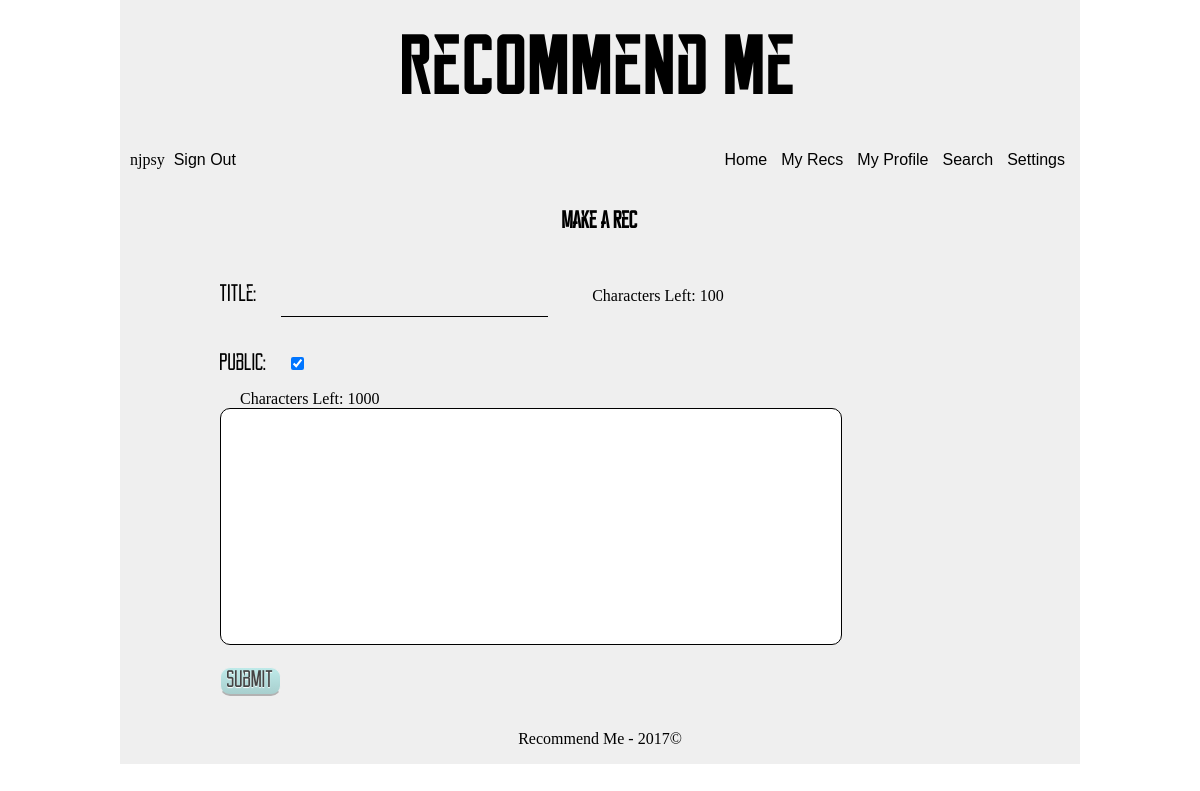
Before: /personal/post (signed in) with the older database file.
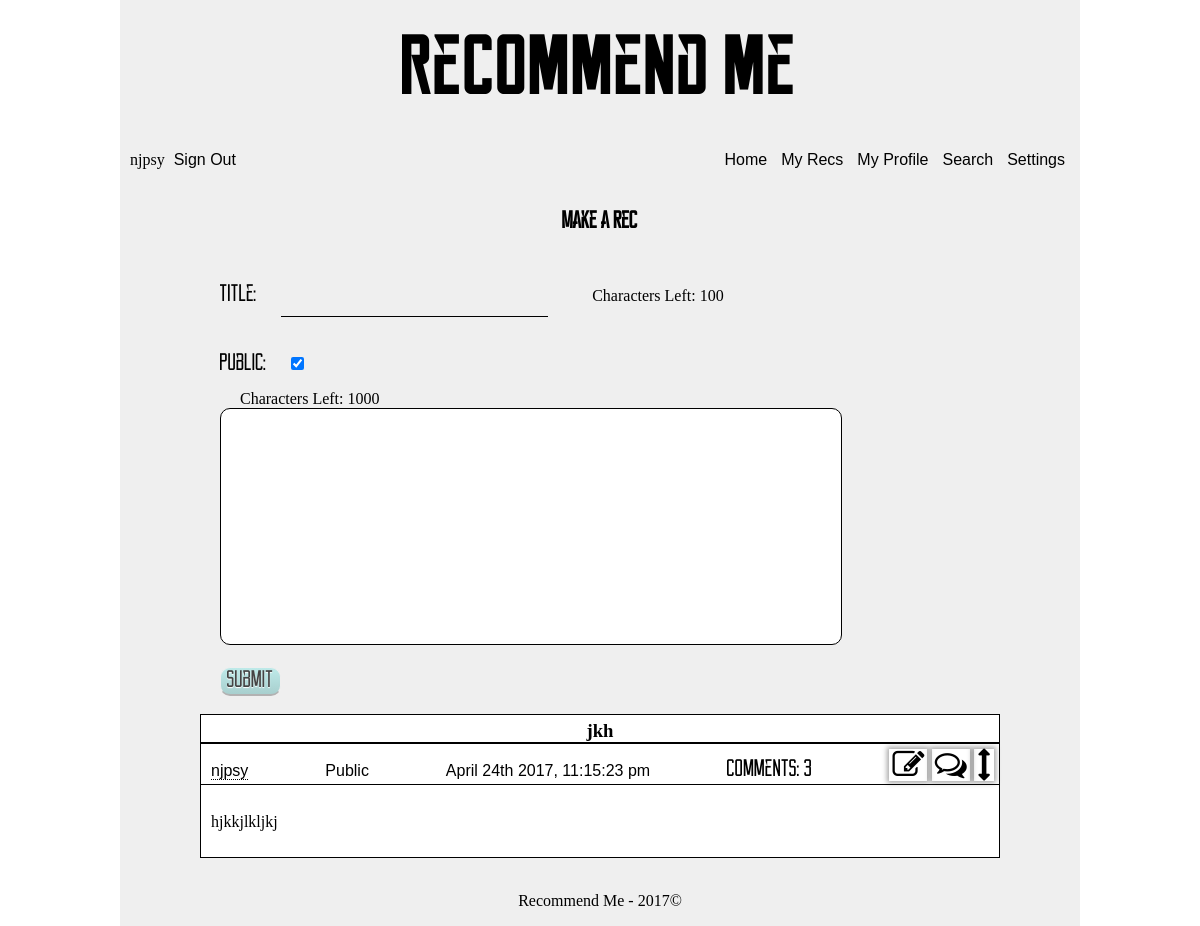
After: the same page with the newer database file.
### app/models.py (models this page shows, shortened)
class Recommendation(db.Model):
    __tablename__ = 'recommendation'
    id = db.Column(db.INTEGER, primary_key=True)
    made_private = db.Column(db.BOOLEAN, default=False)
    new_comment = db.Column(db.BOOLEAN, default=False)
    text = db.Column(db.TEXT)
    timestamp = db.Column(db.DATETIME, index=True, default=datetime.utcnow)
    title = db.Column(db.String(64))
    user_id = db.Column(db.INTEGER, db.ForeignKey('user.id'))
    verification = db.Column(db.INTEGER)
    user = db.relationship('User', backref=backref('recommendation', lazy='dynamic'))
    def prepare_comments(self):
        prep_query = self.comment\
            .filter(Comment.verification > 0)\
            .order_by(desc(Comment.timestamp))
        d_c = prep_query\
            .paginate(1, per_page=5, error_out=False)
        count = prep_query.count()
        return (d_c, count)

class User(UserMixin, db.Model):
    __tablename__ = 'user'
    id = db.Column(db.INTEGER, primary_key=True)
    username = db.Column(db.String, unique=True, index=True)
    email = db.Column(db.String, unique=True, index=True)
    about_me = db.Column(db.TEXT)
    api = db.Column(db.String())
    confirmed = db.Column(db.BOOLEAN, default=False)
    display = db.Column(db.INTEGER, default=10)
    invalid_logins = db.Column(db.INTEGER, default=0)
    last_login = db.Column(db.DATETIME, default=datetime.utcnow)
    member_since = db.Column(db.DATETIME, default=datetime.utcnow)
    password_hash = db.Column(db.String(128))
    role_id = db.Column(db.INTEGER, db.ForeignKey('role.id'))
    updates = db.Column(db.BOOLEAN, default=True)
    role = db.relationship('Role', backref=backref('user', lazy='dynamic'))
    @property
    def password(self):
        raise AttributeError('password is hashed')

### app/personal/views.py (the view, shortened to what this page needs)
@personal.route('/post', methods=['GET', 'POST'])
@login_required
def post():
    form = PostForm(request.form)
    display_recs = Recommendation.query\
        .filter(Recommendation.verification>0,
            Recommendation.user_id==current_user.id)\
        .order_by(desc(Recommendation.timestamp))\
        .paginate(1, per_page=current_user.display, error_out=False)
    return render_template('personal/post.html', form=form, display=display_recs)

### app/personal/forms.py
class PostForm(FlaskForm):
    public = BooleanField('Public: ')
    submit = SubmitField('Submit')
    text = TextAreaField('Rec: ', validators=[validators.DataRequired()])
    title = StringField('Title: ', validators=[validators.DataRequired()])

### app/auth/views.py (called while the page is built)
@auth.before_app_request
def before_request():
    if current_user.is_authenticated and not current_user.confirmed \
        and request.endpoint[:5] != 'auth.' and request.endpoint != 'static':
        return redirect(url_for('auth.unconfirmed'))

### app/models.py (called while the page is built)
@login_manager.user_loader
def load_user(user_id):
    return User.query.get(int(user_id))

### app/templates/personal/post.html (shortened to what this page needs)
<!DOCTYPE html>
{% extends 'abstract/one-column.html' %}
{% block head %}
  {{super()}}
{% endblock %}
{% block maincontent %}
  <h2>Make a Rec</h2>
  <form method="POST">
    {{form.title.label(class='reckoner')}} {{form.title(class='rec-title-entry')}}
    <p class='chars-format'>Characters Left: <span class='rec-title-chars-left'>100</span></p>
    <br/>
    {{form.public.label(class='reckoner')}} {{form.public(class='click', checked=True)}}
    <br/>
    <p class='chars-format'>Characters Left: <span class='rec-chars-left'>1000</span></p>
    {{form.text(class='rec-text-entry')}}
    <br/>
    <br/>
    {{form.submit(class='reckoner', id='submit')}}
  </form>
{% endblock %}
{% block supplemental %}
  <br/>
  {{rec_macro.initialize_recs(display, moment, current_user)}}
{% endblock %}

### app/templates/macros/rec-macro.html (shortened to what this page needs)
{% import 'macros/comment-macro.html' as comment_macro %}
{% macro render_rec(rec, count, moment, current_user, attributes=True, link=request.url) %}
  <div class='single-post'>
    <a href="{{url_for('main.highlight', id=rec.id)}}">
      <h3 class='rec-title'>{{rec.title}}</h3>
    </a>
    <div class='post-header'>
      <ul class='post-header-list'>
        <li>
          <a href="{{url_for('personal.profile', id=rec.user_id)}}">
            {{rec.user.username}}
          </a>
        </li>
        <li>
          {% if rec.verification != 0 %}
            Public
          {% else %}
            Private
          {% endif %}
        </li>
        <li>
          {{moment(rec.timestamp).format('MMMM Do YYYY, h:mm:ss a')}}
        </li>
        <li class='reckoner'>
          Comments: {{count}}
        </li>
        {% if attributes or rec.user_id==current_user.id %}
          <li>
            {% if rec.user_id==current_user.id %}
              <a class='icon-link' href="{{url_for('personal.edit', post_id=rec.id, next=link)}}">
                <i class='font-link fa fa-pencil-square-o fa-2x'></i>
              </a>
            {% endif %}
            {% if attributes %}
              <i id='{{rec.id}}' class='{{link}} font-link toggle-comments fa fa-comments-o fa-2x'></i>
              <i class='font-link toggle-show fa fa-arrows-v fa-2x'></i>
            {% endif %}
          </li>
        {% endif %}
      </ul>
    </div>
    <p class='post-text'>
      {{rec.text}}
    </p>
  </div>
  <br/>
{% endmacro %}
{% macro initialize_recs(display, moment, current_user, attributes=True) %}
  <div class='list-recs'>
    {{ajax(display, moment, current_user, attributes)}}
  </div>
{% endmacro %}
{% macro ajax(display, moment, current_user, attributes=True, link=request.url) %}
  {% for rec in display.items %}
    {{single_rec(rec, moment, current_user, attributes, link, in_comments=True)}}
  {% endfor %}
{% endmacro %}
{% macro single_rec(rec, moment, current_user, attributes=True, link=request.url, in_comments=True) %}
  {% set comments, count = rec.prepare_comments() %}
  {{render_rec(rec, count, moment, current_user, attributes, link)}}
{% endmacro %}

Changed rows visible on the page:
added Recommendation: title "jkh", user.username "njpsy", verification "Public", timestamp "April 24th 2017, 11:15:23 pm", count "3", text "hjkkjlkljkj"
